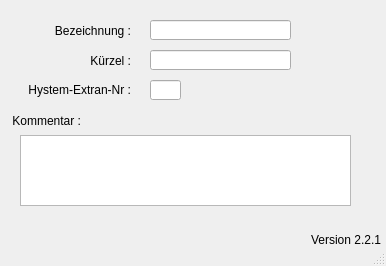
<?xml version="1.0" encoding="UTF-8"?>
<ui version="4.0">
 <class>MainWindow</class>
 <widget class="QMainWindow" name="MainWindow">
  <property name="geometry">
   <rect>
    <x>0</x>
    <y>0</y>
    <width>386</width>
    <height>266</height>
   </rect>
  </property>
  <property name="windowTitle">
   <string>MainWindow</string>
  </property>
  <property name="layoutDirection">
   <enum>Qt::LeftToRight</enum>
  </property>
  <widget class="QWidget" name="centralwidget">
   <widget class="QLabel" name="label">
    <property name="geometry">
     <rect>
      <x>10</x>
      <y>80</y>
      <width>121</width>
      <height>21</height>
     </rect>
    </property>
    <property name="text">
     <string>&lt;html&gt;&lt;head/&gt;&lt;body&gt;&lt;p align=&quot;right&quot;&gt;Hystem-Extran-Nr :&lt;/p&gt;&lt;/body&gt;&lt;/html&gt;</string>
    </property>
    <property name="alignment">
     <set>Qt::AlignRight|Qt::AlignTrailing|Qt::AlignVCenter</set>
    </property>
   </widget>
   <widget class="QLabel" name="label_2">
    <property name="geometry">
     <rect>
      <x>10</x>
      <y>20</y>
      <width>121</width>
      <height>21</height>
     </rect>
    </property>
    <property name="text">
     <string>Bezeichnung :</string>
    </property>
    <property name="alignment">
     <set>Qt::AlignRight|Qt::AlignTrailing|Qt::AlignVCenter</set>
    </property>
   </widget>
   <widget class="QLineEdit" name="he_nr">
    <property name="enabled">
     <bool>true</bool>
    </property>
    <property name="geometry">
     <rect>
      <x>150</x>
      <y>80</y>
      <width>31</width>
      <height>20</height>
     </rect>
    </property>
    <property name="layoutDirection">
     <enum>Qt::RightToLeft</enum>
    </property>
    <property name="autoFillBackground">
     <bool>false</bool>
    </property>
    <property name="text">
     <string/>
    </property>
    <property name="frame">
     <bool>true</bool>
    </property>
   </widget>
   <widget class="QLineEdit" name="bezeichnung">
    <property name="geometry">
     <rect>
      <x>150</x>
      <y>20</y>
      <width>141</width>
      <height>20</height>
     </rect>
    </property>
    <property name="text">
     <string/>
    </property>
   </widget>
   <widget class="QLabel" name="label_3">
    <property name="geometry">
     <rect>
      <x>10</x>
      <y>50</y>
      <width>121</width>
      <height>21</height>
     </rect>
    </property>
    <property name="text">
     <string>Kürzel :</string>
    </property>
    <property name="alignment">
     <set>Qt::AlignRight|Qt::AlignTrailing|Qt::AlignVCenter</set>
    </property>
   </widget>
   <widget class="QLineEdit" name="kuerzel">
    <property name="geometry">
     <rect>
      <x>150</x>
      <y>50</y>
      <width>141</width>
      <height>20</height>
     </rect>
    </property>
    <property name="text">
     <string/>
    </property>
   </widget>
   <widget class="QLabel" name="label_4">
    <property name="geometry">
     <rect>
      <x>10</x>
      <y>110</y>
      <width>71</width>
      <height>21</height>
     </rect>
    </property>
    <property name="text">
     <string>Kommentar :</string>
    </property>
    <property name="alignment">
     <set>Qt::AlignRight|Qt::AlignTrailing|Qt::AlignVCenter</set>
    </property>
   </widget>
   <widget class="QTextEdit" name="bemerkung">
    <property name="geometry">
     <rect>
      <x>20</x>
      <y>135</y>
      <width>331</width>
      <height>71</height>
     </rect>
    </property>
   </widget>
   <widget class="QLabel" name="lb_version">
    <property name="geometry">
     <rect>
      <x>310</x>
      <y>230</y>
      <width>71</width>
      <height>20</height>
     </rect>
    </property>
    <property name="toolTip">
     <string>Version QKan Import</string>
    </property>
    <property name="text">
     <string>Version 2.2.1</string>
    </property>
    <property name="alignment">
     <set>Qt::AlignRight|Qt::AlignTrailing|Qt::AlignVCenter</set>
    </property>
   </widget>
  </widget>
  <widget class="QStatusBar" name="statusbar"/>
 </widget>
 <tabstops>
  <tabstop>bezeichnung</tabstop>
  <tabstop>kuerzel</tabstop>
  <tabstop>he_nr</tabstop>
  <tabstop>bemerkung</tabstop>
 </tabstops>
 <resources/>
 <connections/>
</ui>
